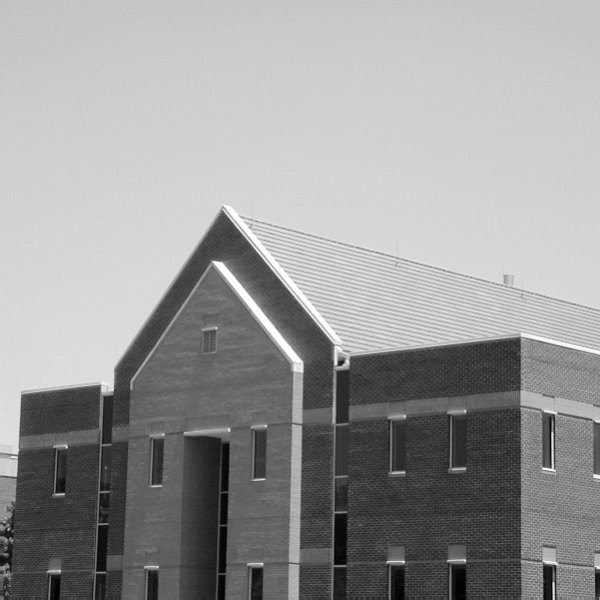
#> input picture U3/building.tif, 600 x 600 px
$ python -i canny.py   (imports and definitions only)   (older library calls are emulated)
#> lines starting #> are read from the running program, lines starting #| are printed output that depends on the picture
#> further down, picture is the input picture: shape (600, 600, 3); min 0, max 255, mean 152.9
#VISTO ASI NOMAS ! mucho texto
#Basicamente implementa una funcion propia de canny
#En el archivo canny_example.py puede verse que logro
#un metodo similar al implementado por cv2

import numpy as np
import cv2
import matplotlib.pyplot as plt

def canny(img, th1=15, th2=100, debug=False):
    G, theta, theta_deg = gradient(img, debug=debug)    # Obtención del gradiente (magnitud y ángulo)
    Z = non_max_suppression(G, theta)                   # Supresión de no-máximos
    Z_th, v_weak, v_strong = threshold(Z, th1, th2)     # Umbralado
    out = hysteresis(Z_th, v_weak, v_strong)            # Conectividad entre bordes débiles y fuertes

    if debug:
        # *** Gradiente & Supresión de no-máximos ***************************************
        theta_deg2 = theta_deg.copy()       # Matriz de direcciones, solo ángulos positivos...
        theta_deg2[theta_deg2<0] += 180     # Ejemplo: ang = -45º --> dir = 135

        plt.figure(), plt.suptitle("Gradiente")
        ax1=plt.subplot(221); plt.imshow(img, cmap="gray"), plt.colorbar(), plt.title("Imagen")
        plt.subplot(222, sharex=ax1, sharey=ax1); plt.imshow(G, cmap="gray"), plt.colorbar(), plt.title("Gradiente")
        plt.subplot(223, sharex=ax1, sharey=ax1); plt.imshow(theta_deg, cmap="gray"), plt.colorbar(), plt.title("Angulo [grados]")
        plt.subplot(224, sharex=ax1, sharey=ax1); plt.imshow(theta_deg2, cmap="gray"), plt.colorbar(), plt.title("Dirección [grados]")
        plt.show(block=False)

        plt.figure()
        ax1 = plt.subplot(221); plt.imshow(img, cmap="gray"), plt.colorbar(), plt.title("Imagen")
        plt.subplot(222, sharex=ax1, sharey=ax1), plt.imshow(G, cmap="gray"), plt.colorbar(), plt.title("Gradiente")
        plt.subplot(223, sharex=ax1, sharey=ax1), plt.imshow(theta_deg2, cmap="gray"), plt.colorbar(), plt.title("Dirección [grados]")
        plt.subplot(224, sharex=ax1, sharey=ax1), plt.imshow(Z, cmap="gray"), plt.colorbar(), plt.title("Supresión de no-máximos")
        plt.show(block=False)
        # *******************************************************************************

        # *** Supresión de no-máximos & Umbralado & Histeresis **************************
        plt.figure()
        ax1 = plt.subplot(221); plt.imshow(img, cmap="gray"), plt.colorbar(), plt.title("Imagen")
        plt.subplot(222, sharex=ax1, sharey=ax1), plt.imshow(Z, cmap="gray"), plt.colorbar(), plt.title("Supresión de no-máximos")
        plt.subplot(223, sharex=ax1, sharey=ax1), plt.imshow(Z_th, cmap="gray"), plt.colorbar(), plt.title("Doble umbralado")
        plt.subplot(224, sharex=ax1, sharey=ax1), plt.imshow(out, cmap="gray"), plt.colorbar(), plt.title("Resultado Canny")
        plt.show(block=False)
        # *******************************************************************************

    return out


def gradient(img, k=3, debug=False):
#> called with k = 3, debug = False
    grad_x = cv2.Sobel(img, cv2.CV_16SC1, 1, 0, ksize=k)  # Variaciones en dirección horizontal
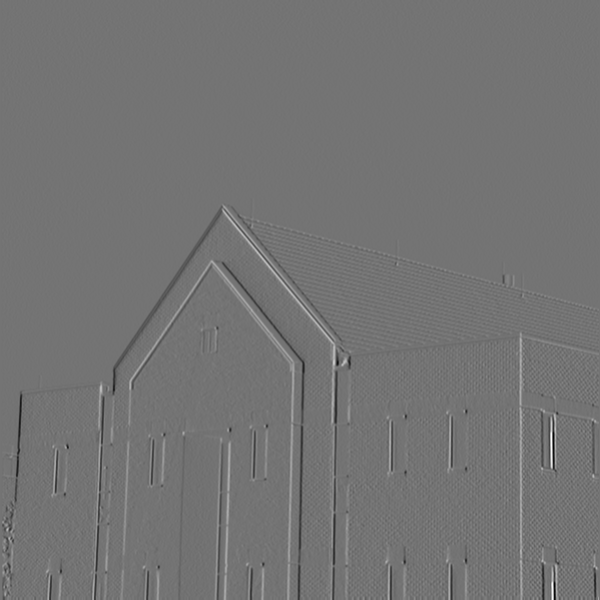
#> grad_x: shape (600, 600, 3) int16; min -758, max 908, mean -0.2; drawn with min black and max white
    grad_y = cv2.Sobel(img, cv2.CV_16SC1, 0, 1, ksize=k)  # Variaciones en dirección vertical
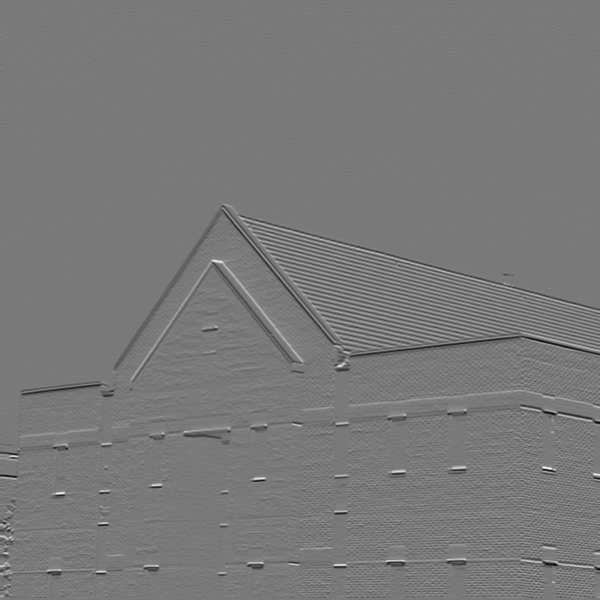
#> grad_y: shape (600, 600, 3) int16; min -621, max 680, mean -1.7; drawn with min black and max white
    G = np.hypot(grad_x, grad_y)            # Magnitud  (idem a: np.sqrt(grad_x**2 + grad_y**2) )
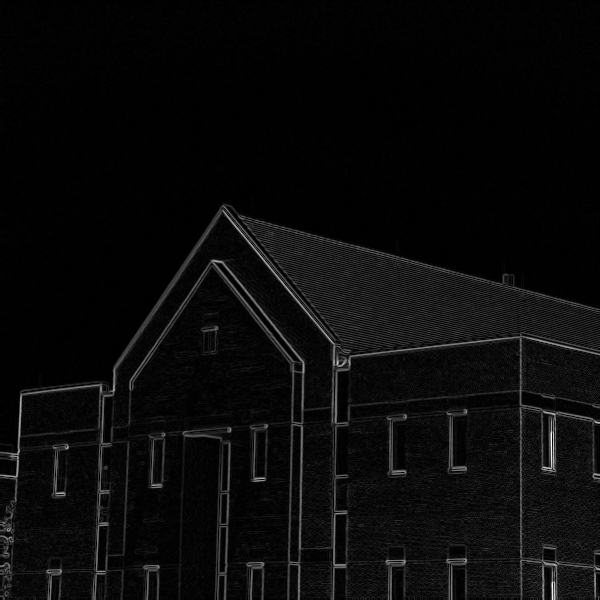
#> G: shape (600, 600, 3) float32; min 0, max 908.2, mean 37.7; drawn with min black and max white
    G = G / G.max() * 255                   # Normalizo rango: [0, max] --> [0, 255]
    theta = np.arctan2(grad_y, grad_x)      # Dirección [radianes]
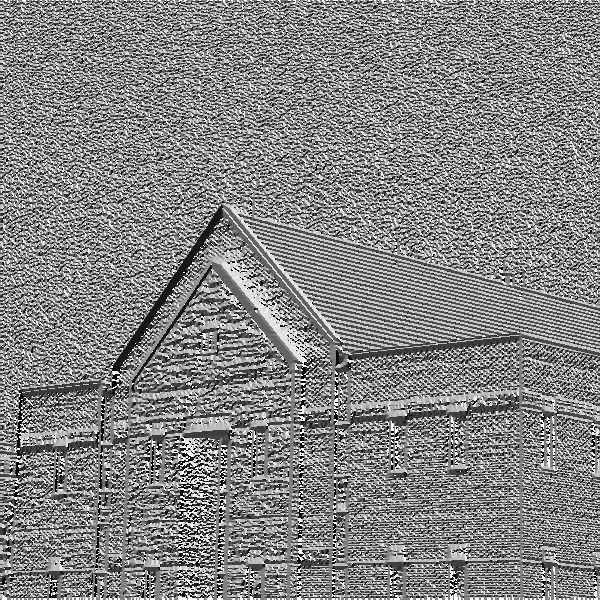
#> theta: shape (600, 600, 3) float32; min -3.14, max 3.14, mean 0.133; drawn with min black and max white
    theta_deg = theta * 180. / np.pi        # Convierto a grados

    if debug:
        # *** Debug *******************************************
        plt.figure(), plt.suptitle("Gradiente")
        ax1=plt.subplot(221); plt.imshow(img, cmap="gray"), plt.colorbar(), plt.title("Imagen")
        plt.subplot(222, sharex=ax1, sharey=ax1); plt.imshow(G, cmap="gray"), plt.colorbar(), plt.title("Gradiente")
        plt.subplot(223, sharex=ax1, sharey=ax1); plt.imshow(cv2.convertScaleAbs(grad_x), cmap="gray"), plt.colorbar(), plt.title("grad_x")
        plt.subplot(224, sharex=ax1, sharey=ax1), plt.imshow(cv2.convertScaleAbs(grad_y), cmap="gray"), plt.colorbar(), plt.title("grad_y")
        plt.show(block=False)
        # *****************************************************

    return G, theta, theta_deg


def non_max_suppression(img, D):
    # --- Inicializo imagen de salida ---------------------------------
#> (the run stopped early here; a loop or call above may not have finished)
